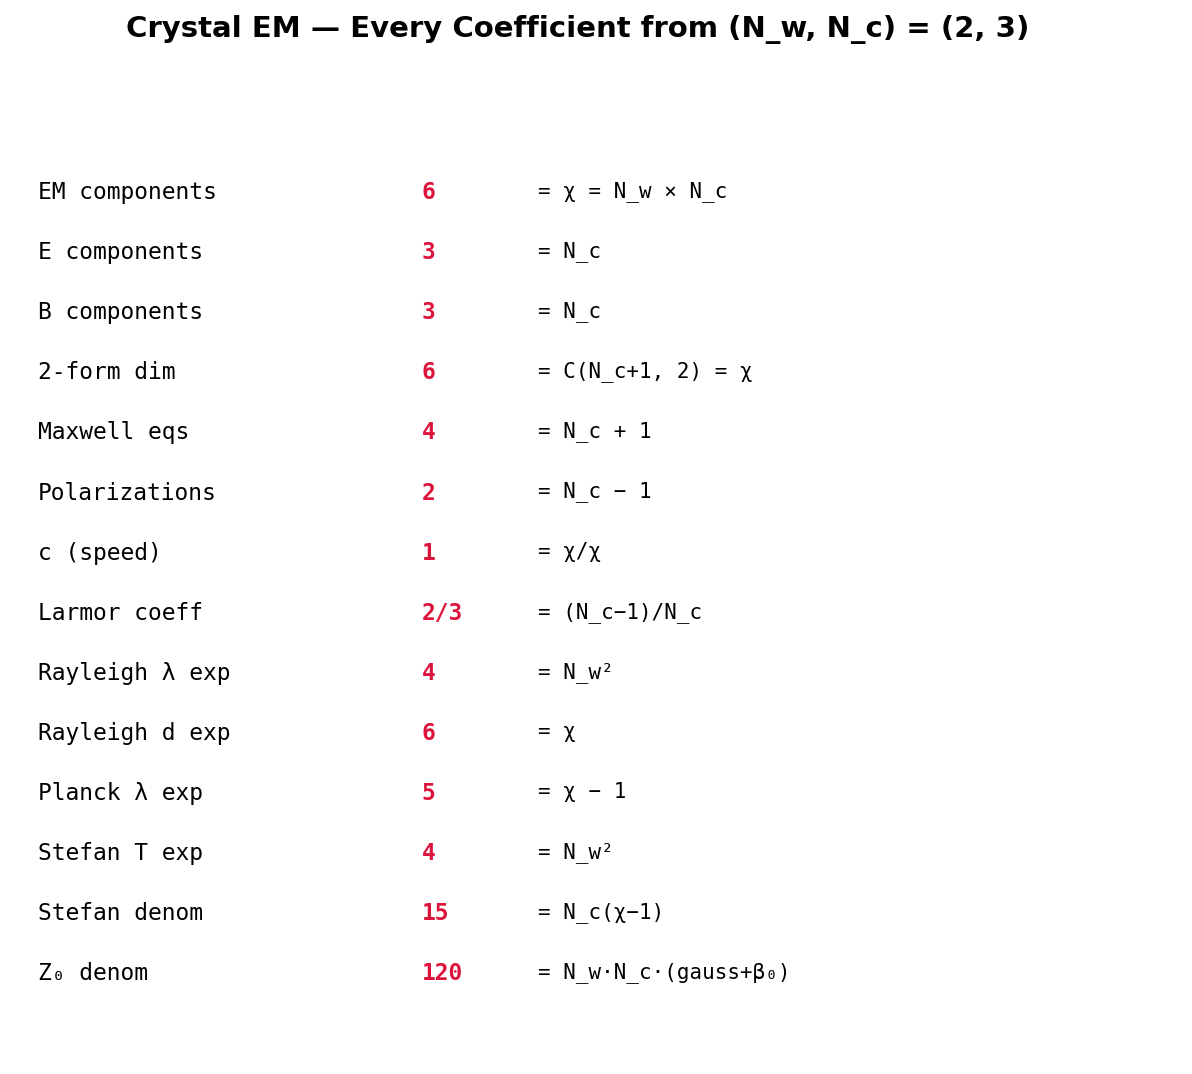

Generate this figure with Python:
#!/usr/bin/env python3
"""Crystal EM — Every Integer Dashboard"""
import crystal_toe as ct
import matplotlib.pyplot as plt

toe = ct.Toe(); em = toe.em()
fig, ax = plt.subplots(figsize=(10, 8))
fig.suptitle(f"Crystal EM — Every Coefficient from (N_w, N_c) = ({em.n_w()}, {em.n_c()})", fontsize=14, fontweight='bold')
ax.axis('off')
rows = [
    ("EM components",   str(em.em_components()),    "χ = N_w × N_c"),
    ("E components",    "3",                         "N_c"),
    ("B components",    "3",                         "N_c"),
    ("2-form dim",      "6",                         "C(N_c+1, 2) = χ"),
    ("Maxwell eqs",     str(em.maxwell_equations()), "N_c + 1"),
    ("Polarizations",   str(em.polarization_states()),"N_c − 1"),
    ("c (speed)",       "1",                          "χ/χ"),
    ("Larmor coeff",    "2/3",                        "(N_c−1)/N_c"),
    ("Rayleigh λ exp",  str(em.rayleigh_wave_exp()), "N_w²"),
    ("Rayleigh d exp",  str(em.rayleigh_size_exp()), "χ"),
    ("Planck λ exp",    str(em.planck_exponent()),   "χ − 1"),
    ("Stefan T exp",    str(em.stefan_exponent()),   "N_w²"),
    ("Stefan denom",    str(em.stefan_denom()),      "N_c(χ−1)"),
    ("Z₀ denom",       "120",                        "N_w·N_c·(gauss+β₀)"),
]
for i, (name, val, origin) in enumerate(rows):
    y = 0.95 - i * 0.065
    ax.text(0.02, y, name, fontsize=11, fontfamily='monospace', va='top', transform=ax.transAxes)
    ax.text(0.35, y, val, fontsize=11, fontfamily='monospace', va='top', fontweight='bold', color='crimson', transform=ax.transAxes)
    ax.text(0.45, y, f'= {origin}', fontsize=10, fontfamily='monospace', va='top', transform=ax.transAxes)
plt.savefig('em_integers.png', dpi=150, bbox_inches='tight'); plt.show()
